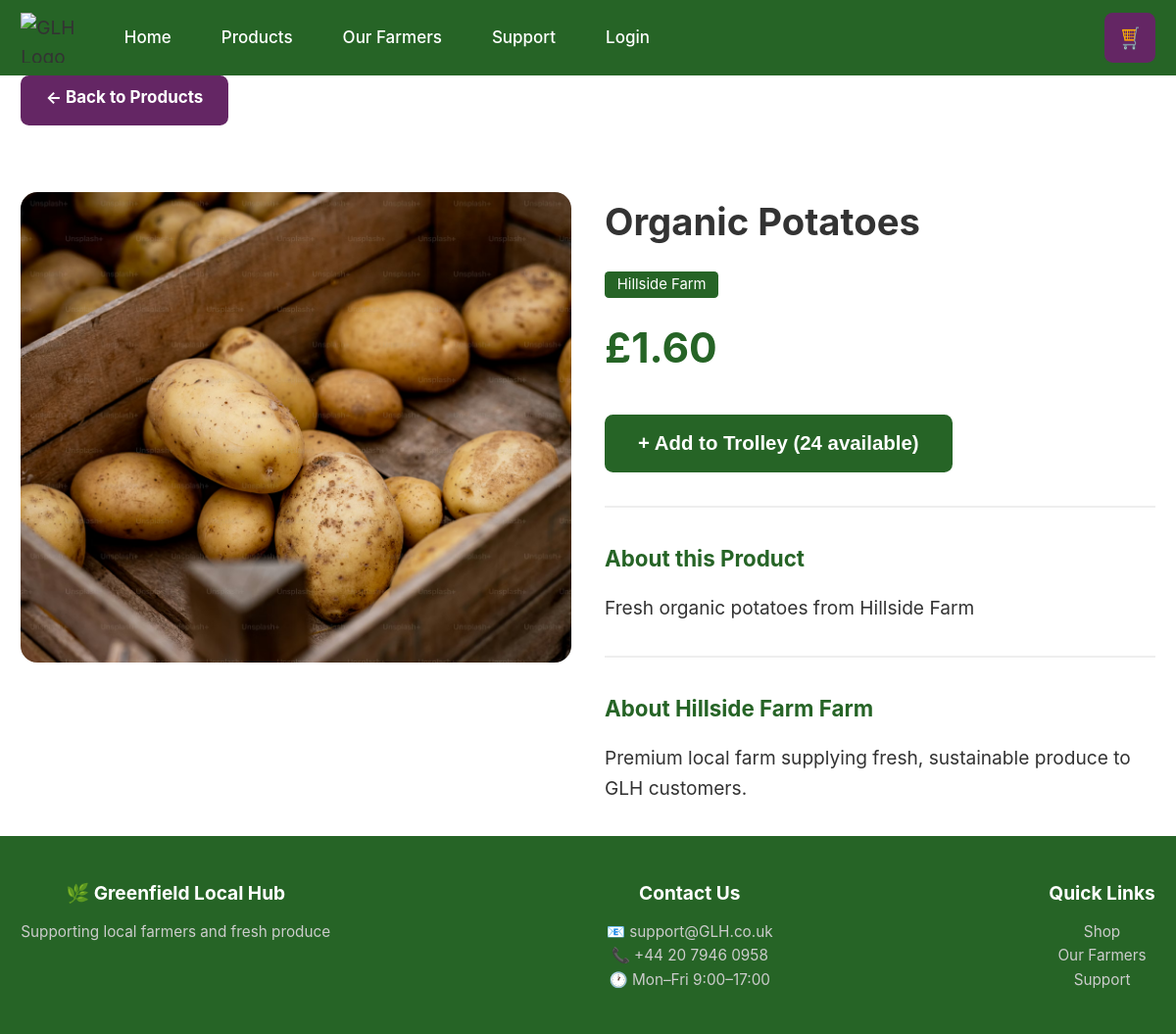
The app's page /product-detail.php?id=1 with its own data.
### tables this page shows
CREATE TABLE `product` (
  `ProductID` int(11) NOT NULL,
  `ProducerID` int(11) NOT NULL,
  `Name` varchar(100) NOT NULL,
  `Price` decimal(10,2) NOT NULL,
  `StockLevel` int(11) DEFAULT 0,
  `Description` text DEFAULT NULL,
  `ImageURL` varchar(255) DEFAULT NULL,
  `CreatedAt` datetime DEFAULT current_timestamp()
);

CREATE TABLE `producer` (
  `ProducerID` int(11) NOT NULL,
  `CustomerID` int(11) DEFAULT NULL,
  `Name` varchar(100) NOT NULL,
  `FarmLocation` varchar(255) DEFAULT NULL,
  `Description` text DEFAULT NULL,
  `ContactEmail` varchar(255) DEFAULT NULL,
  `ImageURL` varchar(255) DEFAULT NULL
);

### product-detail.php (the view, shortened to what this page needs)
<?php
require_once 'config/db.php';
include 'includes/header.php';
$productId = isset($_GET['id']) ? (int)$_GET['id'] : 0;
$stmt = $pdo->prepare("
    SELECT
        p.*,
        pr.Name AS FarmName,
        p.StockLevel as AvailableStock
    FROM Product p
    JOIN Producer pr ON p.ProducerID = pr.ProducerID
    WHERE p.ProductID = ?
");
$stmt->execute([$productId]);
$product = $stmt->fetch();
$availableStock = $product['AvailableStock'] ?? 0;
?>
<main>
    <div class="container">
        <a href="/GLH/products.php" class="btn btn-secondary" style="margin-bottom: 2rem;">← Back to Products</a>
        <div class="product-detail">
            <div class="product-detail-image">
                <img src="/GLH/images/<?php echo htmlspecialchars($product['ImageURL']); ?>" alt="<?php echo htmlspecialchars($product['Name']); ?>">
            </div>
            <div class="product-detail-info">
                <h1><?php echo htmlspecialchars($product['Name']); ?></h1>
                <div class="farm-badge">
                    <span class="farm-name"><?php echo htmlspecialchars($product['FarmName']); ?></span>
                </div>
                <div class="price-large">£<?php echo number_format($product['Price'], 2); ?></div>
                <?php if ($availableStock > 0): ?>
                    <form method="POST" action="" id="add-form-<?php echo $product['ProductID']; ?>" style="margin: 2rem 0;" data-product-id="<?php echo $product['ProductID']; ?>">
                        <button type="submit" name="add_to_trolley" class="btn btn-primary btn-large add-stock-btn" data-product-id="<?php echo $product['ProductID']; ?>" data-stock="<?php echo $availableStock; ?>">
                            + Add to Trolley (<?php echo $availableStock; ?> available)
                        </button>
                    </form>
                <?php else: ?>
                    <p class="out-of-stock-large">Out of Stock</p>
                <?php endif; ?>
                <div class="product-description">
                    <h3>About this Product</h3>
                    <p><?php echo nl2br(htmlspecialchars($product['Description'])); ?></p>
                </div>
                <div class="farm-info">
                    <h3>About <?php echo htmlspecialchars($product['FarmName']); ?> Farm</h3>
                    <p>Premium local farm supplying fresh, sustainable produce to GLH customers.</p>
                </div>
            </div>
        </div>
    </div>
</main>
<?php include 'includes/footer.php'; ?>

### css/style.css (style rules this page uses)
*, *::before, *::after { -webkit-tap-highlight-color: transparent; -webkit-overflow-scrolling: touch; }
html { -webkit-text-size-adjust: 100%; text-size-adjust: 100%; font-size: 16px; line-height: 1.5; }
body { font-family: -apple-system, BlinkMacSystemFont, 'Roboto', 'Open Sans', 'Segoe UI', system-ui, sans-serif; font-size: 0.95rem; line-height: 1.6; color: #333; background-color: #ffffff; margin: 0; padding: 0; min-height: 100vh; display: flex; flex-direction: column; overflow-x: hidden; }
* { margin: 0; padding: 0; box-sizing: border-box; }
main { flex: 1; }
a { text-decoration: none; color: inherit; -webkit-touch-callout: none; }
img { max-width: 100%; height: auto; display: block; }
.container { width: 100%; max-width: none; margin: 0 auto; padding: 0 1rem; }
.btn { display: inline-block; padding: 0.75rem 1.5rem; border: none; border-radius: 0.5rem; font-size: 1rem; font-weight: bold; cursor: pointer; transition: all 0.3s; text-align: center; min-height: 3rem; line-height: 1.2; touch-action: manipulation; }
.btn-primary { background-color: #266426; color: #ffffff; }
.btn-secondary { background-color: #642664; color: #ffffff; }
.farm-name { background: #266426; color: white; padding: 0.25rem 0.75rem; border-radius: 0.25rem; font-size: 0.875rem; }
@media (min-width: 481px) { html { font-size: 17px; } }
@media (min-width: 481px) { .container { padding: 0 1.25rem; } }
@media (min-width: 769px) { body { font-size: 1.125rem; } }
@media (min-width: 769px) { .container { max-width: 1200px; padding: 0 1.25rem; } }

### product-detail.php (style rules this page uses)
.product-detail { display: grid; grid-template-columns: 1fr; gap: 2rem; margin: 2rem 0; }
.product-detail-image img { width: 100%; height: 60vh; object-fit: cover; border-radius: 1rem; }
.farm-badge { margin: 1rem 0; }
.price-large { font-size: 2.5rem; font-weight: bold; color: #266426; margin: 1rem 0; }
.btn-large { padding: 1rem 2rem; font-size: 1.2rem; }
.product-description, .farm-info { margin-top: 2rem; padding-top: 2rem; border-top: 2px solid #eee; }
.product-description h3, .farm-info h3 { color: #266426; margin-bottom: 1rem; }
@media (min-width: 769px) { .product-detail { grid-template-columns: 1fr 1fr; } }

### records on screen
product: ImageURL (picture), Name "Organic Potatoes", ProducerID.Name "Hillside Farm", Price "1.60", StockLevel "24", Description "Fresh organic potatoes from Hillside Farm"
